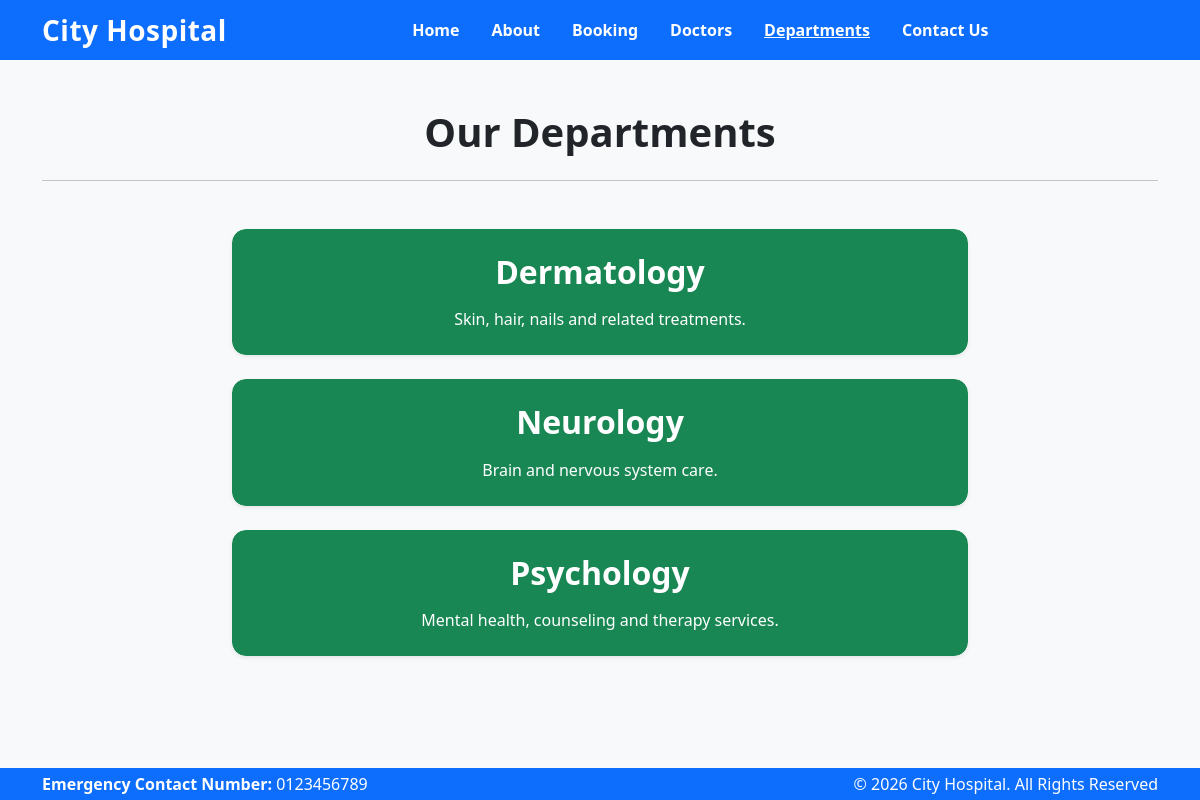
The page /department/ on the database as committed earlier.
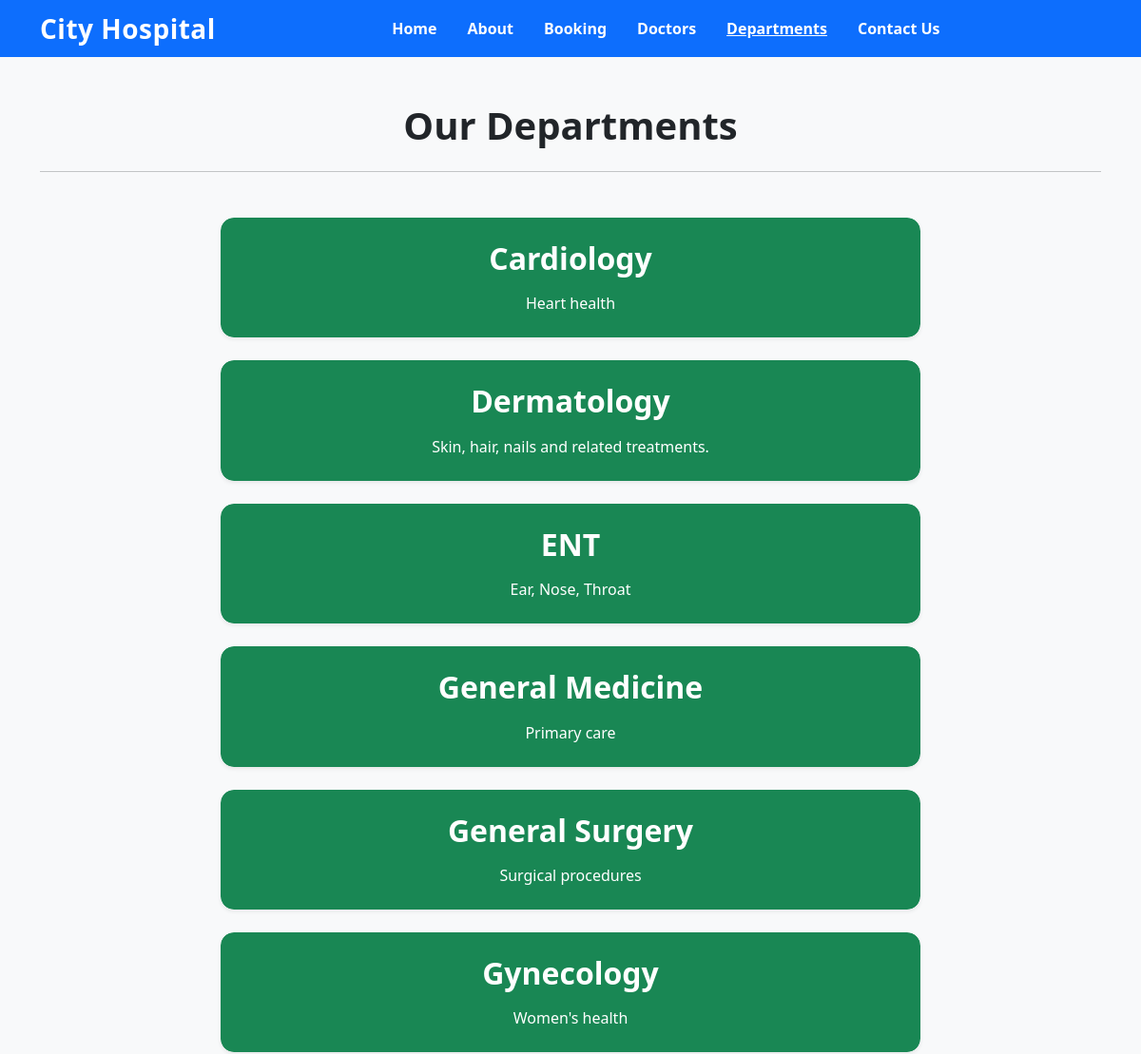
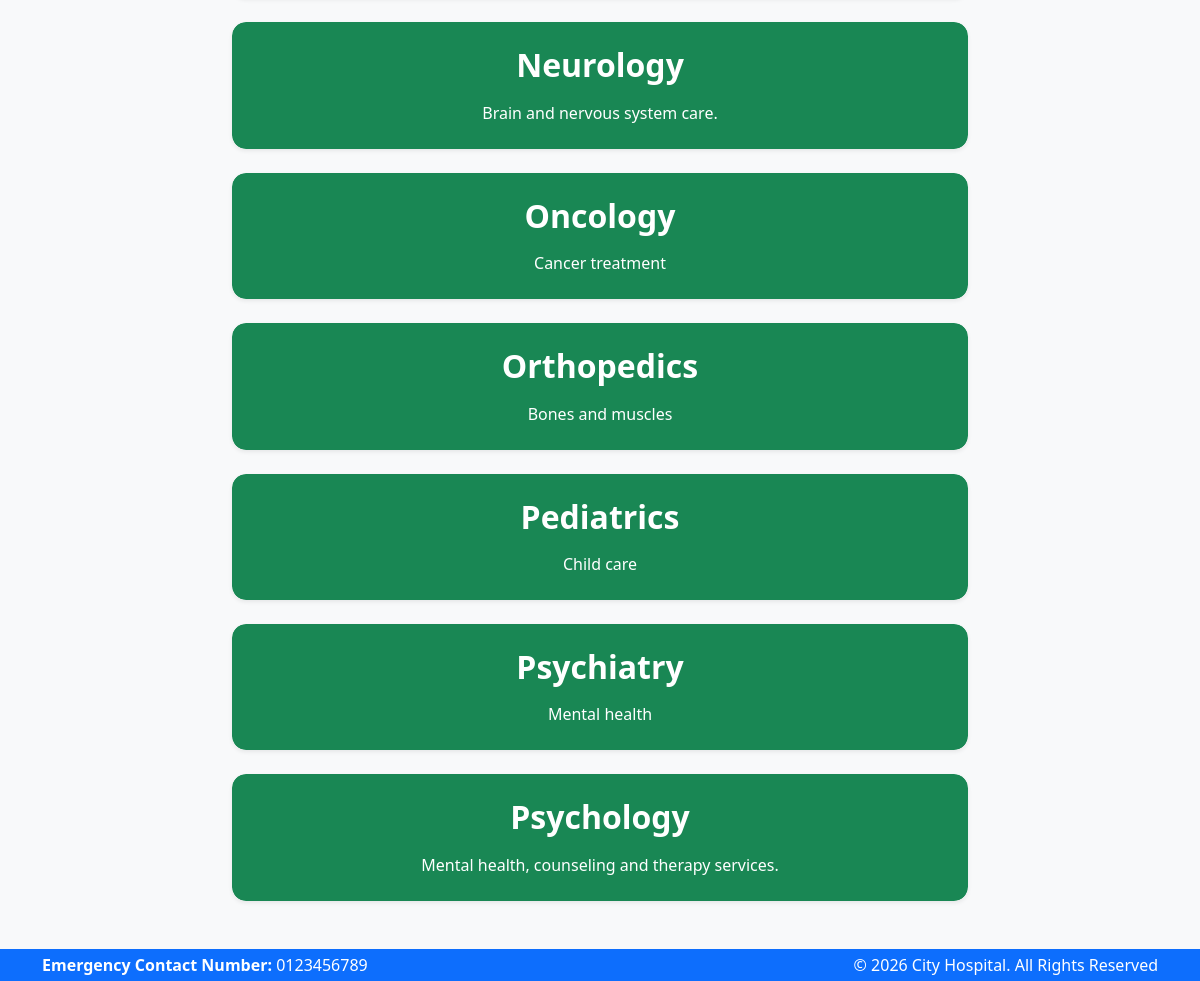
The same page on the database as committed later (2 pictures, top to bottom).
### home/models.py (models this page shows, shortened)
class Department(models.Model):
    name = models.CharField(max_length=120, unique=True)
    description = models.TextField(blank=True)

### home/views.py (the view)
# urls.py: path("department/", views.department_page, name="department"),
def department_page(request):
    departments = Department.objects.all().order_by("name")
    return render(request, "department.html", {"departments": departments})

### home/templates/department.html (shortened to what this page needs)
{% extends 'base.html' %}
{% block content %}
<div class="container py-5">
  <h1 class="text-center fw-bold mb-4">Our Departments</h1>
  <hr class="mb-5">
  {% if departments %}
    <div class="row justify-content-center g-4">
      {% for dept in departments %}
        <div class="col-12 col-md-10 col-lg-8">
          <div class="card shadow-sm border-0 doctor-card">
            <div class="card-body p-4 text-center" style="background:#198754; color:white; border-radius:14px;">
              <h2 class="fw-bold mb-3">{{ dept.name }}</h2>
              <p class="mb-0" style="max-width: 700px; margin:auto;">
                {{ dept.description }}
              </p>
            </div>
          </div>
        </div>
      {% endfor %}
    </div>
  {% else %}
    <p class="text-center text-muted mt-4">No departments available.</p>
  {% endif %}
</div>
{% endblock %}

Rows that differ between the two databases and show on the page:
added Department: name "Cardiology", description "Heart health"
added Department: name "ENT", description "Ear, Nose, Throat"
added Department: name "General Medicine", description "Primary care"
added Department: name "General Surgery", description "Surgical procedures"
added Department: name "Gynecology", description "Women's health"
added Department: name "Oncology", description "Cancer treatment"
added Department: name "Orthopedics", description "Bones and muscles"
added Department: name "Pediatrics", description "Child care"
added Department: name "Psychiatry", description "Mental health"
